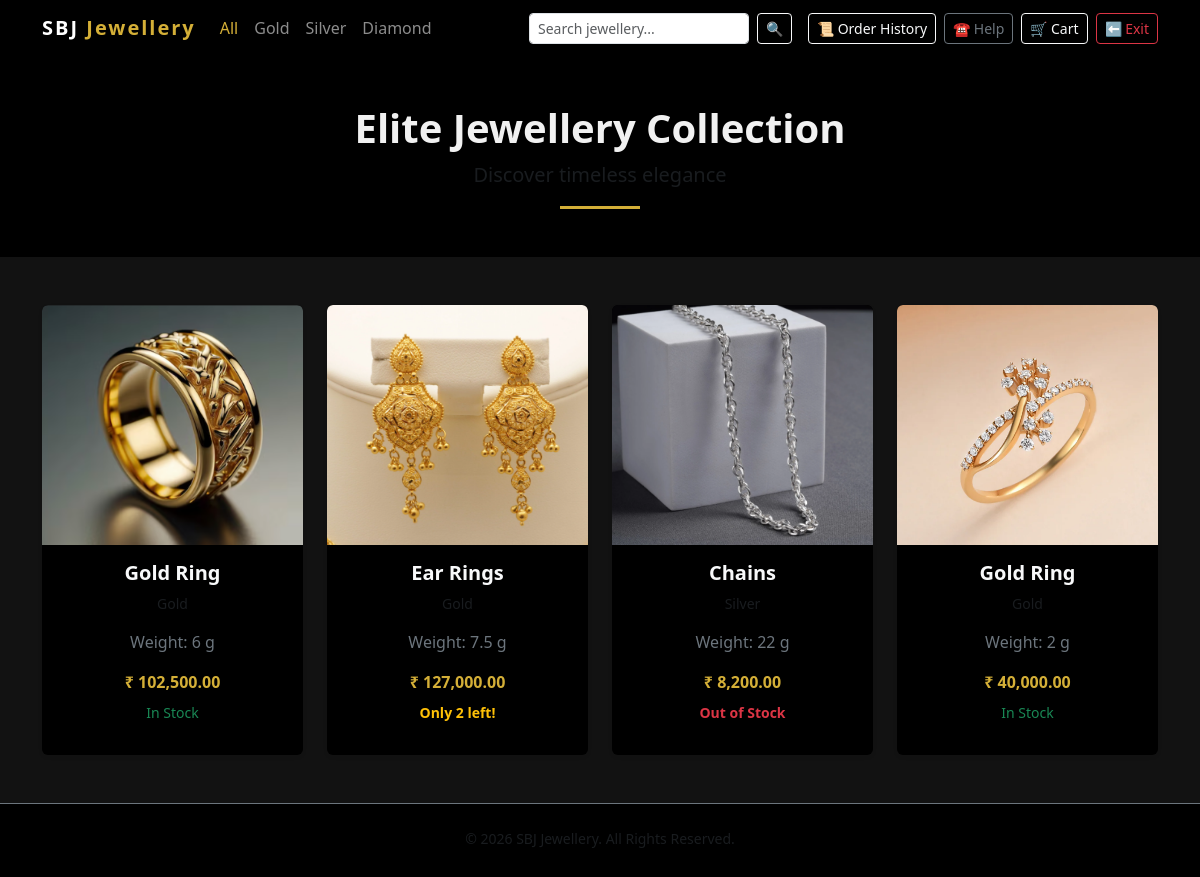
The page /shop.php on the database its author committed.
### tables this page shows
CREATE TABLE `products` (
  `id` int(11) NOT NULL,
  `category_id` int(11) DEFAULT NULL,
  `name` varchar(150) DEFAULT NULL,
  `weight` decimal(10,2) DEFAULT NULL,
  `price` decimal(10,2) DEFAULT NULL,
  `stock` int(11) NOT NULL DEFAULT 0,
  `image` varchar(255) DEFAULT NULL,
  `description` text DEFAULT NULL,
  `featured` tinyint(1) DEFAULT 0,
  `purity` enum('916','999') NOT NULL,
  `huid_code` varchar(10) DEFAULT NULL
);

CREATE TABLE `categories` (
  `id` int(11) NOT NULL,
  `name` varchar(100) DEFAULT NULL
);

### shop.php (the view, shortened to what this page needs)
<?php
include 'db.php';
$search   = trim($_GET['search'] ?? '');
$category = trim($_GET['category'] ?? '');
$sql = "
    SELECT products.*, categories.name AS category_name
    FROM products
    JOIN categories ON products.category_id = categories.id
    WHERE 1
";
if ($search === '' && $category === '') {
    $sql .= " AND products.featured = 1";
}
$sql .= " ORDER BY products.id ASC";
$stmt = mysqli_prepare($conn, $sql);
mysqli_stmt_execute($stmt);
$result = mysqli_stmt_get_result($stmt);
?>
<!DOCTYPE html>
<html>
<head>
<link href="https://cdn.jsdelivr.net/npm/bootstrap@5.3.2/dist/css/bootstrap.min.css" rel="stylesheet">
</head>
<body>
<nav class="navbar navbar-expand-lg navbar-dark bg-black shadow-sm sticky-top">
  <div class="container">
    <a class="navbar-brand" href="shop.php">
      SBJ <span style="color:#d4af37;">Jewellery</span>
    </a>
    <div class="collapse navbar-collapse" id="navBar">
      <ul class="navbar-nav me-auto">
        <li class="nav-item">
          <a class="nav-link <?= ($category==''?'active':'') ?>" href="shop.php">All</a>
        </li>
        <li class="nav-item">
          <a class="nav-link <?= ($category=='Gold'?'active':'') ?>" href="shop.php?category=Gold">Gold</a>
        </li>
        <li class="nav-item">
          <a class="nav-link <?= ($category=='Silver'?'active':'') ?>" href="shop.php?category=Silver">Silver</a>
        </li>
        <li class="nav-item">
          <a class="nav-link <?= ($category=='Diamond'?'active':'') ?>" href="shop.php?category=Diamond">Diamond</a>
        </li>
      </ul>
      <form method="GET" class="d-flex my-2 my-lg-0 me-lg-3">
        <input class="form-control form-control-sm me-2"
               type="search"
               name="search"
               placeholder="Search jewellery..."
               value="<?= htmlspecialchars($search); ?>">
        <button class="btn btn-outline-light btn-sm">🔍</button>
      </form>
      <div class="d-flex flex-column flex-lg-row gap-2">
        <a href="order_history.php" class="btn btn-outline-light btn-sm">
          📜 Order History
        </a>
        <a href="help.php" class="btn btn-outline-secondary btn-sm">
          ☎ Help
        </a>
        <a href="cart.php" class="btn btn-outline-light btn-sm position-relative">
          🛒 Cart
        </a>
        <a href="customer_logout.php" class="btn btn-outline-danger btn-sm">
          ⬅ Exit
        </a>
      </div>
    </div>
  </div>
</nav>
<section class="py-5 text-center bg-black">
  <div class="container">
    <h1 class="fw-bold display-6">Elite Jewellery Collection</h1>
    <p class="text-muted fs-5">Discover timeless elegance</p>
    <div class="mx-auto mt-3" style="width:80px;height:3px;background:#d4af37;"></div>
  </div>
</section>
<section class="py-5">
  <div class="container">
    <div class="row g-4 justify-content-center">
<?php while($row = mysqli_fetch_assoc($result)) { ?>
    <div class="col-md-4 col-lg-3">
      <div class="card h-100 border-0 shadow-sm bg-black text-light">
        <a href="product.php?id=<?= (int)$row['id']; ?>" class="text-decoration-none text-light">
          <img src="uploads/<?= htmlspecialchars($row['image']); ?>"
               class="card-img-top"
               style="height:240px; object-fit:cover;">
          <div class="card-body text-center">
            <h5 class="fw-bold"><?= htmlspecialchars($row['name']); ?></h5>
            <p class="small text-muted"><?= htmlspecialchars($row['category_name']); ?></p>
            <p class="text-secondary">Weight: <?= (float)$row['weight']; ?> g</p>
            <div class="fw-bold mb-2" style="color:#d4af37;">
              ₹ <?= number_format((float)$row['price'], 2); ?>
            </div>
            <?php if ($row['stock'] > 5) { ?>
                <p class="small text-success mt-2">In Stock</p>
            <?php } elseif ($row['stock'] > 0) { ?>
                <p class="small text-warning mt-2 fw-bold">
                    Only <?= (int)$row['stock']; ?> left!
                </p>
            <?php } else { ?>
                <p class="small text-danger mt-2 fw-bold">
                    Out of Stock
                </p>
            <?php } ?>
          </div>
        </a>
      </div>
    </div>
<?php } ?>
    </div>
  </div>
</section>
<footer class="py-4 text-center bg-black border-top border-secondary">
  <p class="mb-1 text-muted small">
    © <?= date('Y'); ?> SBJ Jewellery. All Rights Reserved.
  </p>
</footer>
</body>
</html>

### shop.php (style rules this page uses)
body { background-color: #121212; color: #f1f1f1; min-height: 100vh; opacity: 0; animation: fadeInPage 0.6s ease forwards; }
.navbar-brand { letter-spacing: 2px; font-weight: 700; }
.nav-link.active, .nav-link:hover { color: #d4af37 !important; transition: 0.3s; }
.card { transition: transform 0.35s ease, box-shadow 0.35s ease; overflow: hidden; }
.card-img-top { transition: transform 0.5s ease; }
.btn { transition: transform 0.25s ease, box-shadow 0.25s ease; }

### rows shown on the page
products: image (picture), name "Gold Ring", category.name "Gold", weight "6", price "102,500.00", stock "In Stock"
products: image (picture), name "Ear Rings", category.name "Gold", weight "7.5", price "127,000.00", stock "2"
products: image (picture), name "Chains", category.name "Silver", weight "22", price "8,200.00", stock "Out of Stock"
products: image (picture), name "Gold Ring", category.name "Gold", weight "2", price "40,000.00", stock "In Stock"
